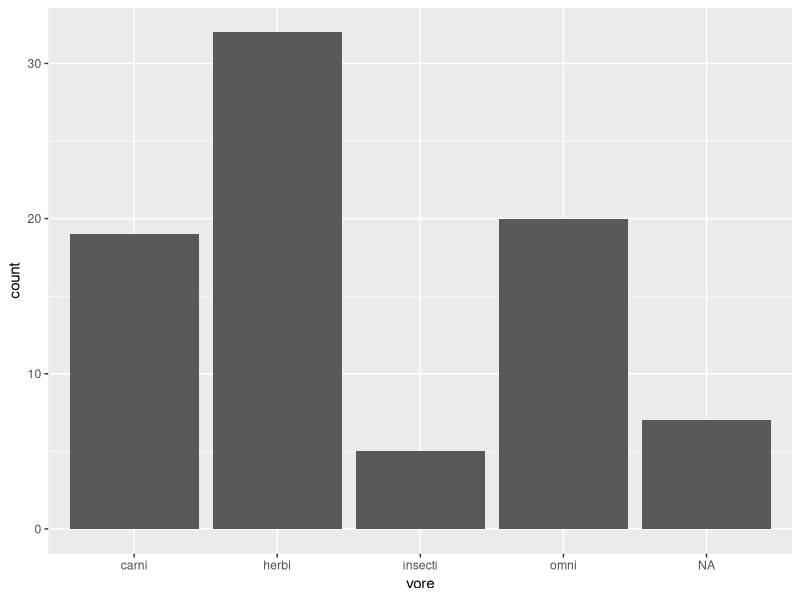
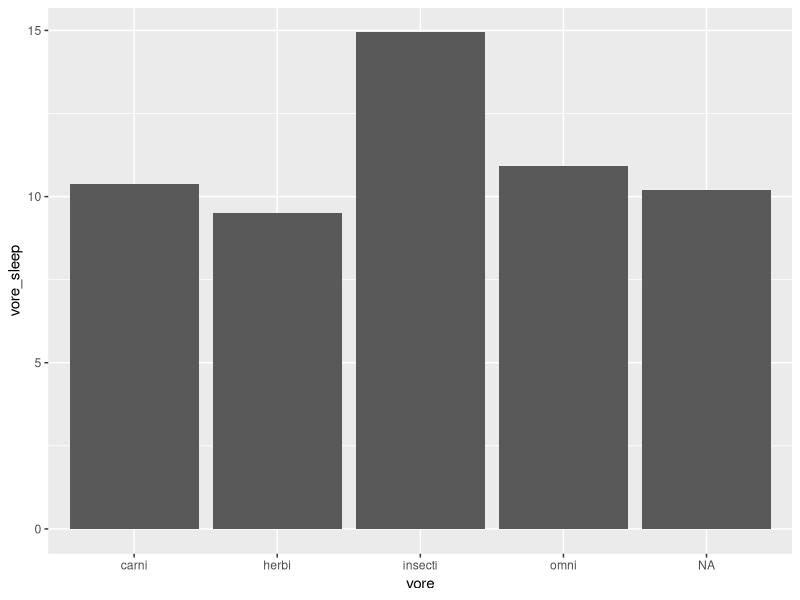
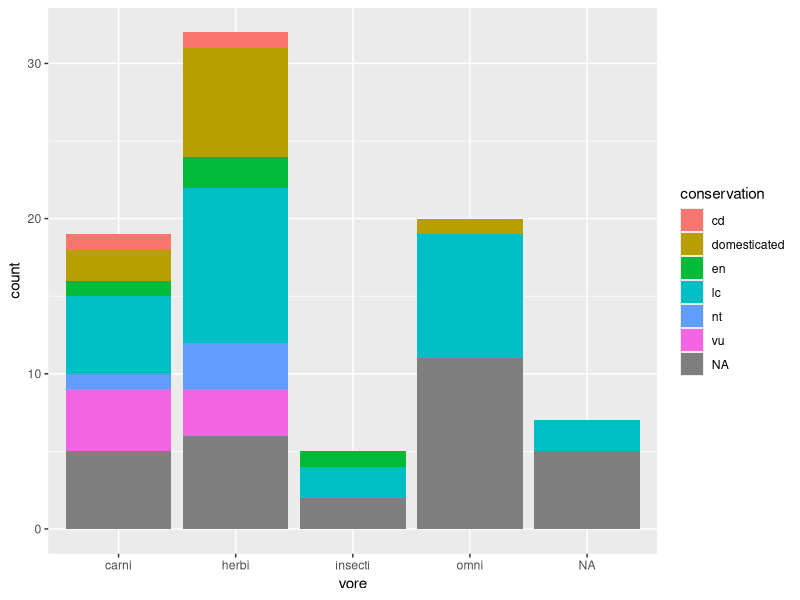
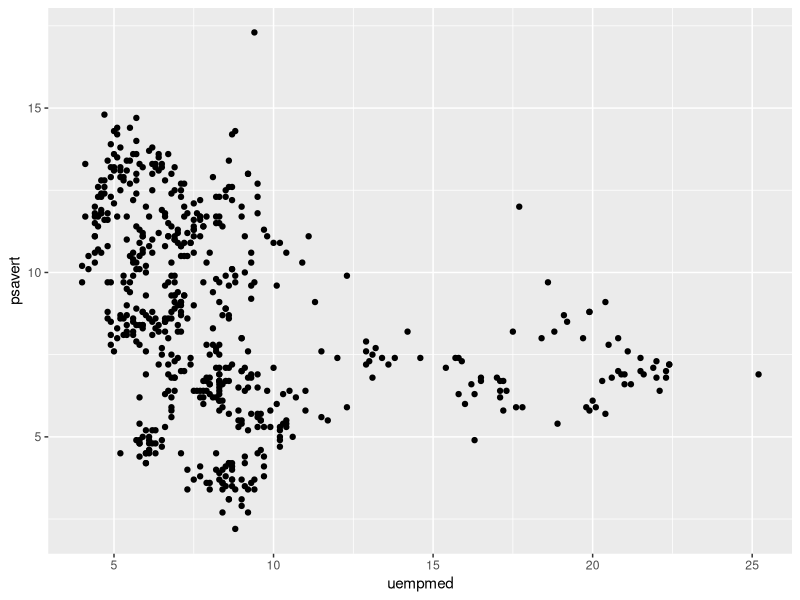
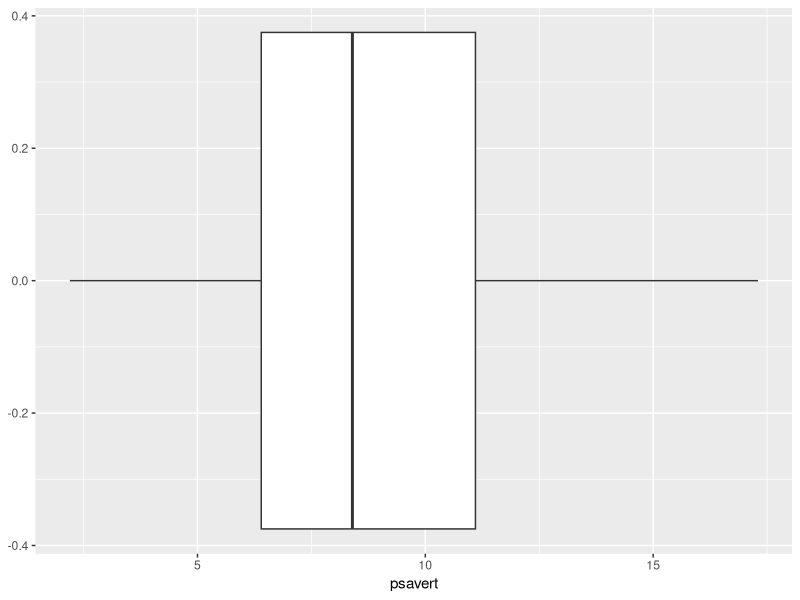
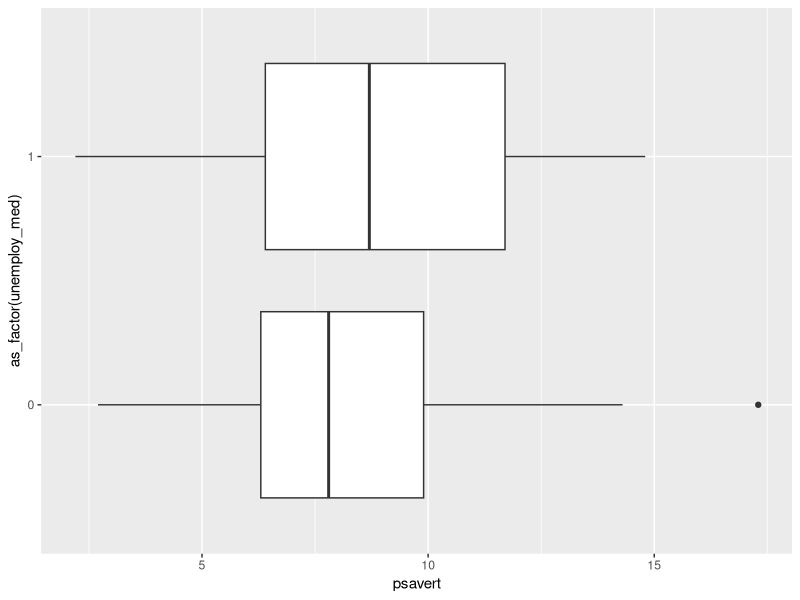
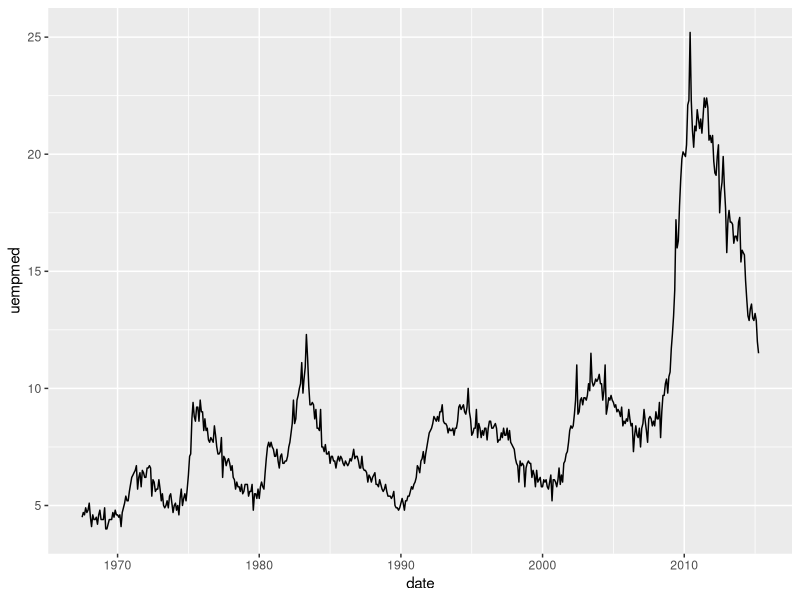
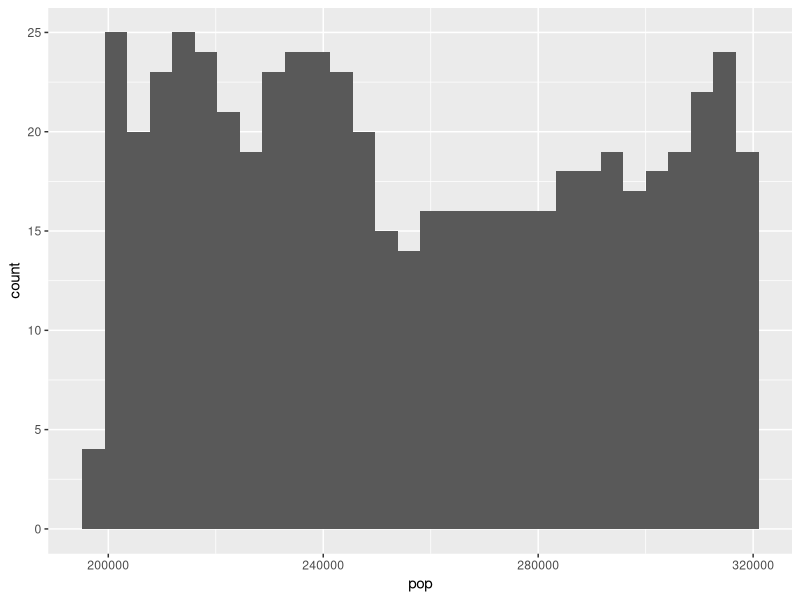

Write the R code that produced these figures, in order.
## ---- chunk 1
library(tidyverse)

dim(msleep)

tibble(msleep)

glimpse(msleep)

?msleep
## ---- chunk 2

# histogram of vore variable, v3 
ggplot(msleep, aes(x=vore)) + 
  geom_histogram(stat='count')

## ---- chunk 3

# start the pipe with the data

msleep %>% 
  group_by(vore) %>%  # use group_by() on the grouping variable in question
  summarize(vore_sleep=mean(sleep_total)) %>% # use summarize() to create an intermediate variable that is the group mean sleep_total
  ggplot(aes(x = vore, y = vore_sleep))+ # begin the ggplot() call and specify the intermediate variable and grouping variable 
  geom_bar(stat="identity")

## ---- chunk 4

ggplot(msleep, aes(x=vore, fill=conservation)) + 
  geom_histogram(stat="count")

## ---- chunk 5
# create a scatterplot of the median duration of unemployment (x) and personal savings rates (y)

ggplot(economics, aes(x = uempmed, y = psavert)) +
  geom_point()

## ---- chunk 6
# create a boxplot of the distribution of the personal savings rate 
ggplot(economics, aes(x = psavert)) + 
  geom_boxplot()

# create a boxplot of the personal savings rate above and below the median unemployment level 

economics %>% 
  mutate(unemploy_med=if_else(unemploy<median(unemploy, na.rm=T), 1, 0)) %>%
  ggplot(aes(x = psavert, y = as_factor(unemploy_med))) + 
  geom_boxplot()

## ---- chunk 7

# create a line graph of the median unemployment duration over time 

ggplot(economics, aes(x = date, y = uempmed)) +
  geom_line()

## ---- chunk 8

# create a histogram of the total population in thousands, try different specifications of the `bins` argument in `geom_histogram()`

ggplot(economics, aes(x = pop)) +
  geom_histogram()

ggplot(economics, aes(x = pop)) +
  geom_histogram(bins=100)

ggplot(economics, aes(x = pop)) +
  geom_histogram(bins=10)

# create a bar chart of the number of observations above and below the mean population 

economics %>% 
  mutate(pop_mean= if_else(pop<mean(pop, na.rm=T), 1, 0)) %>% 
           ggplot(aes(x = as_factor(pop_mean))) + 
           geom_bar()


## ---- chunk 9
# let's revisit the line graph showing the duration of median unemployment over time from above 

# add an x label 
ggplot(economics, aes(x = date, y = uempmed)) +
  geom_line() +
  xlab("Date")

# add a y label 
ggplot(economics, aes(x = date, y = uempmed)) +
  geom_line() +
  ylab("Median Unemployment Duration (in Weeks)")

# add a title 
ggplot(economics, aes(x = date, y = uempmed)) +
  geom_line() +
  ggtitle("Median Unemployment Duration over Time, 1976-2015 (monthly)")

## ---- chunk 10
# let's put it all together 

# can add each as separate lines 
ggplot(economics, aes(x = date, y = uempmed)) +
  geom_line() +
  xlab("Date") + 
  ylab("Median Unemployment Duration (in Weeks)") + 
  ggtitle("Median Unemployment Duration over Time, 1976-2015 (monthly)")

## ---- chunk 11

# or, can opt for a single function to label  

ggplot(economics, aes(x = date, y = uempmed)) +
  geom_line() +
  labs(x = "Date", y = "Median Unemployment Duration (in Weeks)", 
       title = "Median Unemployment Duration over Time, 1976-2015 (monthly)")

## ---- chunk 12

library(ggthemes)

plot_unemployment<- ggplot(economics, aes(x = date, y = uempmed)) +
  geom_line() +
  labs(x = "Date", y = "Median Unemployment Duration (in Weeks)", 
       title = "Median Unemployment Duration over Time, 1976-2015 (monthly)")

plot_unemployment + theme_economist()

plot_unemployment + theme_fivethirtyeight()

plot_unemployment + theme_stata()

